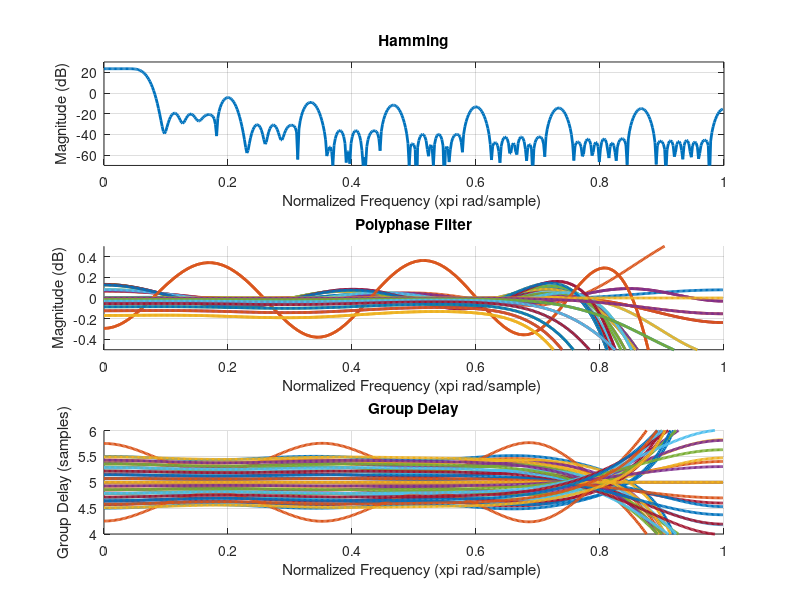

Recreate this plot in MATLAB.
%%ECE5200 Hung-Hsiu Yen(yen.142)
%Problem 1(c)
weight_ls=firls(11*15-1,[0 0.8 1.2 2.8 3.2 4.8 5.2 6.8 7.2 8.8 9.2 10.8 11.2 12.8 13.2 15]/15,[15 15 0 0 0 0 0 0 0 0 0 0 0 0 0 0]);
poly_weight_ls = reshape(weight_ls,[15,11]);%each row is a polyphase filter

[H1, omega1] = freqz(weight_ls,1,512);
f1 = omega1/pi;


subplot(3,1,1);
plot(f1, 20*log10(abs(H1)),'LineWidth',2);
grid on;
title('Weighted Least Squares')
xlabel('Normalized Frequency (xpi rad/sample) ') 
ylabel('Magnitude (dB)') 
axis([0,1,-70,30]);


subplot(3,1,2);
for i=1:15
  hold on
  [H2, omega2] = freqz(poly_weight_ls(i,:),1,512);
  f2 = omega2/pi;
  plot(f2, 20*log10(abs(H2)),'LineWidth',2);
  grid on;
  title('Polyphase Filter')
  xlabel('Normalized Frequency (xpi rad/sample) ') 
  ylabel('Magnitude (dB)')  
  axis([0,1,-0.5,0.5]); 
end

subplot(3,1,3);
for i=1:15
     hold on
     gd=grpdelay(poly_weight_ls(i,:));
     plot(f2, gd,'LineWidth',2);
     title('Group Delay');
     xlabel('Normalized Frequency (xpi rad/sample) ') 
     ylabel('Group Delay (samples)') 
     grid on;
     axis([0,1,4,6]);
end
%%
%Problem 1(d)
equi_ripple=firpm(11*15-1,[0 0.8 1.2 2.8 3.2 4.8 5.2 6.8 7.2 8.8 9.2 10.8 11.2 12.8 13.2 15]/15,[15 15 0 0 0 0 0 0 0 0 0 0 0 0 0 0]);
poly_equi_ripple = reshape(equi_ripple,[15,11]);%each row is a polyphase filter


[H1, omega1] = freqz(equi_ripple,1,512);
f1 = omega1/pi;

subplot(3,1,1);
plot(f1, 20*log10(abs(H1)),'LineWidth',2);
grid on;
title('Equiripple')
xlabel('Normalized Frequency (xpi rad/sample) ') 
ylabel('Magnitude (dB)') 
axis([0,1,-70,30]);


subplot(3,1,2);
for i=1:15
  hold on
  [H2, omega2] = freqz(poly_equi_ripple(i,:),1,512);
  f2 = omega2/pi;
  plot(f2, 20*log10(abs(H2)),'LineWidth',2);
  grid on;
  title('Polyphase Filter')
  xlabel('Normalized Frequency (xpi rad/sample) ') 
  ylabel('Magnitude (dB)')  
  axis([0,1,-0.5,0.5]); 
end

subplot(3,1,3);
for i=1:15
     hold on
     gd=grpdelay(poly_equi_ripple(i,:));
     plot(f2, gd,'LineWidth',2);
     title('Group Delay');
     xlabel('Normalized Frequency (xpi rad/sample) ') 
     ylabel('Group Delay (samples)') 
     grid on;
     axis([0,1,4,6]);
end
%%
%Problem 1(e)
ham_w = (hamming(11))';
master_filter=[];
for p=0:14
    hp=[];
    for n = 0:10
        hp = [hp,sinc((15*n-82+p)/15)];
        %hp = [hp,n*15+p];%for index checking
    end
    master_filter=[master_filter;hp.*ham_w];%each row is a polyphase filter
    %master_filter=[master_filter;hp];%for index checking
end
master_filter=reshape(master_filter,1,[]);
poly_master_filter = reshape(master_filter,[15,11]);%each row is a polyphase filter

[H1, omega1] = freqz(master_filter,1,512);
f1 = omega1/pi;

subplot(3,1,1);
plot(f1, 20*log10(abs(H1)),'LineWidth',2);
grid on;
title('Hamming')
xlabel('Normalized Frequency (xpi rad/sample) ') 
ylabel('Magnitude (dB)') 
axis([0,1,-70,30]);

subplot(3,1,2);
for i=1:15
  hold on
  [H2, omega2] = freqz(poly_master_filter(i,:),1,512);
  f2 = omega2/pi;
  plot(f2, 20*log10(abs(H2)),'LineWidth',2);
  grid on;
  title('Polyphase Filter')
  xlabel('Normalized Frequency (xpi rad/sample) ') 
  ylabel('Magnitude (dB)')  
  axis([0,1,-0.5,0.5]); 
end

subplot(3,1,3);
for i=1:15
     hold on
     gd=grpdelay(poly_master_filter(i,:));
     plot(f2, gd,'LineWidth',2);
     title('Group Delay');
     xlabel('Normalized Frequency (xpi rad/sample) ') 
     ylabel('Group Delay (samples)') 
     grid on;
     axis([0,1,4,6]);
end